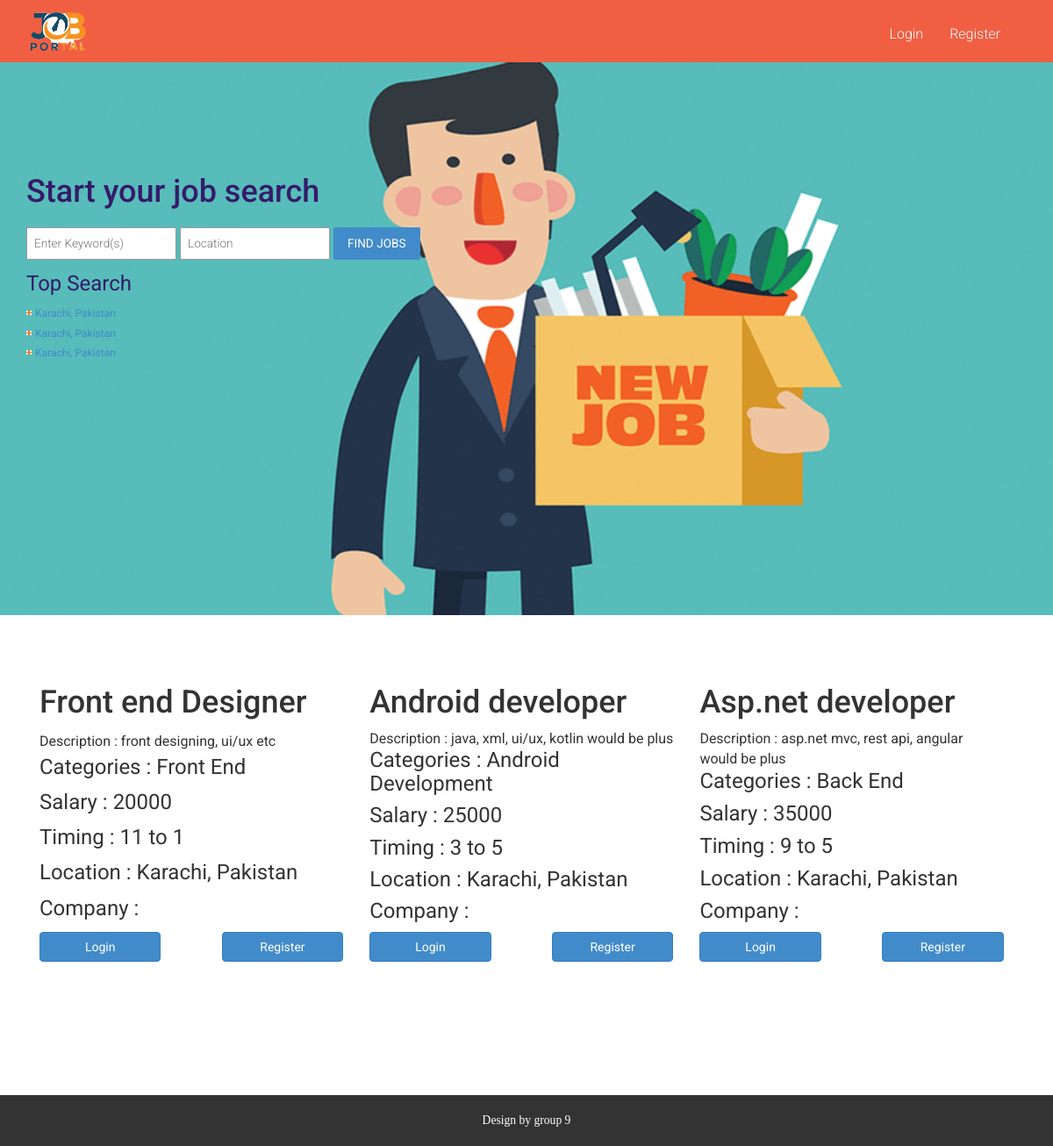
Before: / with the older database file.
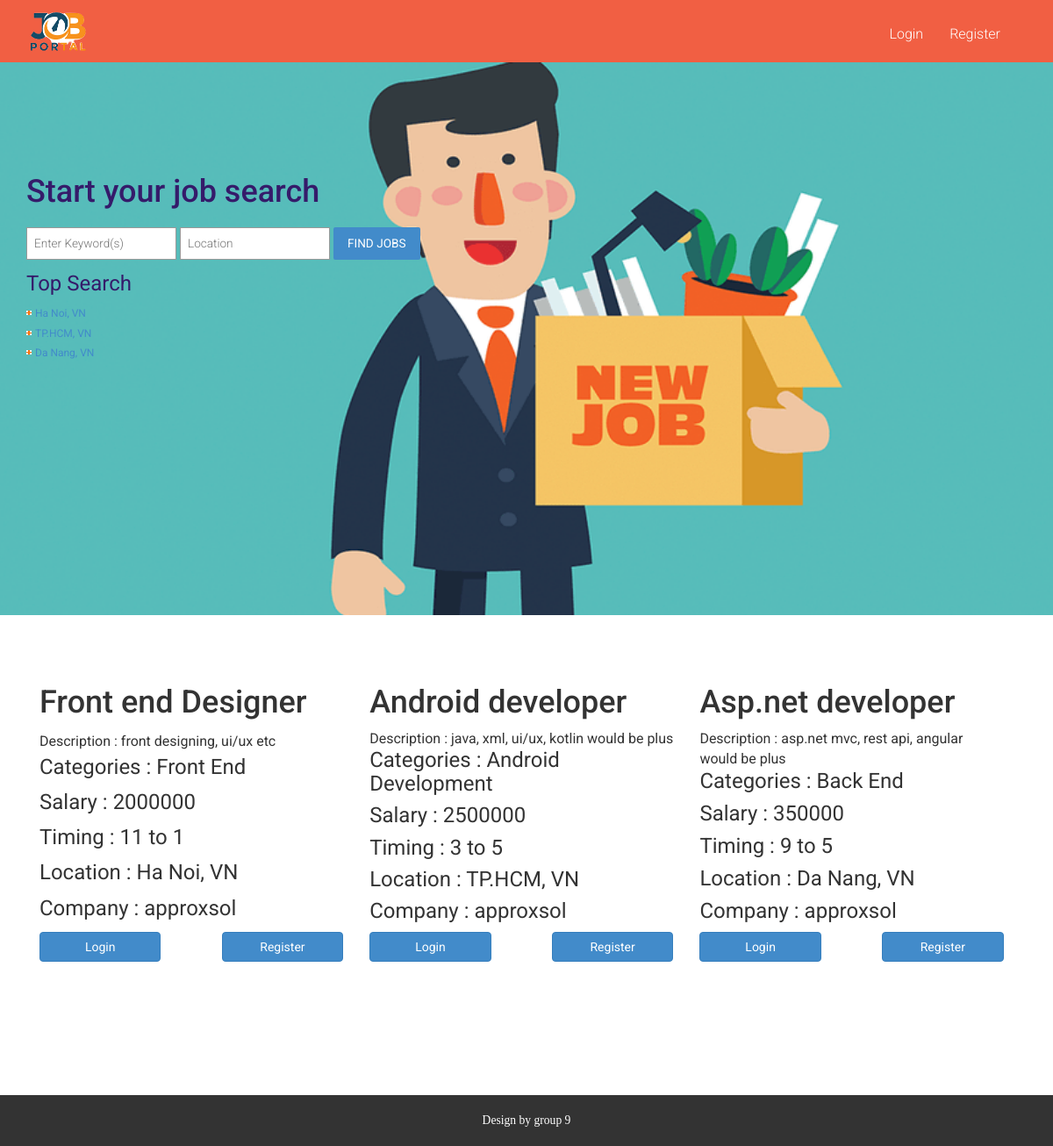
After: the same page with the newer database file.
### tables this page shows
CREATE TABLE `jobs` (
  `jobid` int(11) NOT NULL,
  `title` varchar(50) NOT NULL,
  `catid` int(11) NOT NULL,
  `description` varchar(50) NOT NULL,
  `salary` varchar(50) NOT NULL,
  `timing` varchar(50) NOT NULL,
  `location` varchar(50) NOT NULL,
  `empid` int(11) NOT NULL
);

CREATE TABLE `categories` (
  `catid` int(11) NOT NULL,
  `name` varchar(50) NOT NULL
);

CREATE TABLE `employer` (
  `empid` int(11) NOT NULL,
  `company` varchar(50) NOT NULL,
  `email` varchar(50) NOT NULL,
  `password` varchar(50) NOT NULL,
  `type` int(11) NOT NULL
);

### job.php (the view, shortened to what this page needs)
<div class="banner">
	<div class="container">
		<div id="search_wrapper">
			<?php
			include('dbconnect.php');
			if ((isset($_GET["search"]) && !empty($_GET["search"])) && (isset($_GET["location"]) && !empty($_GET["location"]))) {
				$key = $_GET["search"];
				$loca = $_GET["location"];
				$sql = "select jobs.jobid, jobs.title, categories.name, jobs.description, jobs.salary, jobs.timing, jobs.location, employer.company
				from jobs
				inner join categories on categories.catid = jobs.catid
				inner join employer on employer.empid = jobs.empid
				where (title LIKE '%$key%' OR categories.name LIKE '%$key%' OR description LIKE '%$key%' OR salary LIKE '%$key%' ) AND location LIKE '%$loca%' ";
			} else {
				$sql = "select jobs.jobid, jobs.title, categories.name, jobs.description, jobs.salary, jobs.timing, jobs.location, employer.company
				from jobs
				inner join categories on categories.catid = jobs.catid
				inner join employer on employer.empid = jobs.empid";
			}
			$result = mysqli_query($con, $sql);
			?>
			<h1 style="color: #351969fc;">Start your job search</h1>
			<div id="search_form" class="clearfix">
				<form action="" method="GET">
					<input type="text" name="search" placeholder="Enter Keyword(s)" value="<?php if (isset($_GET["search"])) {
																								echo $_GET["search"];
																							} ?>" onfocus="this.value = '';" onblur="if (this.value == '') {this.value = 'Enter Keyword(s)';}">
					<input type="text" name="location" placeholder="Location" value="<?php if (isset($_GET["location"])) {
																							echo $_GET["location"];
																						} ?>" onfocus="this.value = '';" onblur="if (this.value == '') {this.value = 'Location';}">
					<label href="#view" class="btn2 btn-2 btn2-1b"><input type="submit" value="Find Jobs"></label>
				</form>
			</div>
			<h2 class="title">top search</h2>
			<div id="city_1" class="clearfix">
				<ul class="orange">
					<?php
					include('dbconnect.php');
					$sql = "select * from jobs";
					$rs = mysqli_query($con, $sql);
					while ($data = mysqli_fetch_array($rs)) {
					?>
						<li>
							<a href="#"><?= $data['location'] ?> </a>
						</li>
					<?php
					}
					?>
				</ul>
			</div>
		</div>
	</div>
</div>
<div style="padding-bottom: 100px;" class="container">
	<div class="single" style="grid-template-columns: 33% 33% 33%; display: grid;">
		<?php
		while ($data = mysqli_fetch_array($result)) {
		?>
			<div id="view" class="col-md-12" style="display: flex; flex-direction: column; justify-content: space-between; margin-bottom: 30px;">
				<h1><?= $data['title'] ?></h1>
				<p>Description : <?= $data['description'] ?></p>
				<h3>Categories : <?= $data['name'] ?></h3>
				<h3>Salary : <?= $data['salary'] ?></h3>
				<h3>Timing : <?= $data['timing'] ?></h3>
				<h3>Location : <?= $data['location'] ?></h3>
				<h3>Company : <?= $data['company'] ?></h3>
				<?php
				$type = $_SESSION['type'];
				if ($type == 2) {
					echo "<a href='apply.php?jobid=" . $data["jobid"] . "' class='btn btn-primary'>Apply Now</a>";
				} else {
					echo '
					<div style="display: flex; justify-content: space-between">
					<a href="login.php" style="width:40%" class="btn btn-primary"> Login </a>
					<a href="register.php" style="width:40%" class="btn btn-primary"> Register </a>
					</div>
					';
				}
				?>
			</div>
		<?php
		}
		?>
	</div>
</div>

### index.php (shortened to what this page needs)
<!DOCTYPE html>
<html lang="en">
<head>
    <?php include('header_link.php'); ?>
</head>
<body>
    <?php include('header.php');
    ?>
    <?php include('job.php'); ?>
    <?php include('footer.php'); ?>
</body>
</html>

### header_link.php (shortened to what this page needs)
<link href="css/bootstrap-3.1.1.min.css" rel='stylesheet' type='text/css' />
<link href="css/style.css" rel='stylesheet' type='text/css' />
<link href="css/font-awesome.css" rel="stylesheet">
<link rel="stylesheet" href="//cdn.datatables.net/1.10.22/css/jquery.dataTables.min.css">

### header.php (shortened to what this page needs)
<nav class="navbar navbar-default" role="navigation">
	<div class="container">
	    <div class="navbar-header">
	        <a class="navbar-brand" href="index.php"><img style="width: 50%" src="images/logo1.png" alt=""></a>
	    </div>
	    <div class="navbar-collapse collapse" id="bs-example-navbar-collapse-1" style="height: 1px;">
	        <ul class="nav navbar-nav">
				   <?php
						  $type = $_SESSION['type'];
						  if($type == 1){
							  echo '
							  <li><a href="admin.php">Dashboard</a></li>
							  <li><a href="categories.php">Categories</a></li>
							  <li><a href="uploadjob.php">Jobs</a></li>
							  <li><a href="application.php">View Application</a></li>
							  <li><a href="logout.php">Logout</a></li>
							  ';
						  }else if($type == 2){
							echo '
							      <li><a href="index.php">Home</a></li>
							      <li><a href="viewappjob.php">View Applied Job</a></li>
							      <li><a href="logout.php">Logout</a></li>
							';
						  }else{
							  echo '
							  <li><a href="login.php">Login</a></li>
						      <li><a href="register.php">Register</a></li>
							  ';
						  }
				   ?>
	        </ul>
	    </div>
	  </div>
	</nav>

### footer.php (shortened to what this page needs)
<div class="footer_bottom">
  <div class="container">
	<div class="copy">
		<p style="font-family: cursive">Design by group 9</p>
	</div>
  </div>
</div>

### css/style.css (style rules this page uses)
h4, h5, h6, h1, h2, h3 { margin-top: 0; }
ul, ol { margin: 0; }
p { margin: 0; }
html, body { font-family: 'Roboto', sans-serif; font-size: 100%; background: #fff; }
body a { transition: 0.5s all; -webkit-transition: 0.5s all; -moz-transition: 0.5s all; -o-transition: 0.5s all; -ms-transition: 0.5s all; }
.navbar-default { background-color: #f15f43 !important; border-color: #f15f43; border-radius: 0px; }
.navbar-default .navbar-nav>li>a { color: #fff; font-weight: 300; }
.navbar { min-height: 100%; margin-bottom: 0; }
.navbar-nav { margin: 18px 0 0 0; float: right; }
.navbar-brand { height: 100%; padding: 10px 15px; }
.navbar-nav>li>a { padding: 10px 15px; }
.banner { background: url(../images/banner.gif)no-repeat center top; background-size: cover; min-height: 630px; }
#search_wrapper { margin-top: 8em; }
#search_form input[type="text"] { padding: 8px; font-size: 0.85em; margin: 10px 0; border: 1px solid #999; color: #999; outline: none; font-weight: 300; }
#search_form label { position: relative; z-index: 1; }
.btn2 { cursor: pointer; padding: 8px 10px; display: inline-block; text-transform: uppercase; outline: none; position: relative; -webkit-transition: all 0.3s; -moz-transition: all 0.3s; transition: all 0.3s; font-size: 0.85em; border-radius: 2px; -webkit-border-radius: 2px; -moz-border-radius: 2px; -o-border-radius: 2px; font-weight: 300; margin: 0px; vertical-align: baseline; }
.btn-2 { background: #428bca; color: #fff; }
.btn2-1b:after { width: 100%; height: 0; top: 0; left: 0; background: #f15f43; color: #fff; border-radius: 2px; -webkit-border-radius: 2px; -moz-border-radius: 2px; -o-border-radius: 2px; }
.btn2:after { content: ''; position: absolute; z-index: -1; -webkit-transition: all 0.3s; -moz-transition: all 0.3s; transition: all 0.3s; }
#search_form input[type="submit"] { cursor: pointer; border: none; outline: none; background: none; text-transform: uppercase; font-weight: 400; }
h2.title { font-size: 1.5em; border-bottom: none; color: #351969fc !important; margin: 0; margin-bottom: 8px; margin-top: 4px; padding-bottom: 0; font-weight: 400; text-transform: capitalize; }
#city_1 { height: 106px; width: 516px; display: block; }
#city_1 ul { float: left; font-size: 12px; color: #010101; list-style: none; padding: 5px 0 0 0; margin-right: 10%; }
#city_1 ul li { margin-bottom: 5px; padding-left: 10px; }
#city_1 ul.orange li { background: url(../images/orange-bullet1.gif) no-repeat 0 5px; }
.footer_bottom { padding: 0.2em 0; background: #333; width: 100%; position: fixed; bottom: 0; }
.copy { text-align: center; margin: 1em; }
.copy p { color: #fff; font-size: 0.85em; font-weight: 300; }
.single { padding: 5em 0; }
.headings h1, h2, h3, h4, h5, h6 { font-weight: 400; }
.radio label, .checkbox label, label { font-size: 0.85em; font-weight: 300; vertical-align: middle; }

Changed rows visible on the page:
changed jobs "Front end Designer": location "Karachi, Pakistan" → "Ha Noi, VN"; salary "20000" → "2000000"; empid.company (not shown) → "approxsol"
changed jobs "Android developer": location "Karachi, Pakistan" → "TP.HCM, VN"; salary "25000" → "2500000"; empid.company (not shown) → "approxsol"
changed jobs "Asp.net developer": location "Karachi, Pakistan" → "Da Nang, VN"; salary "35000" → "350000"; empid.company (not shown) → "approxsol"
